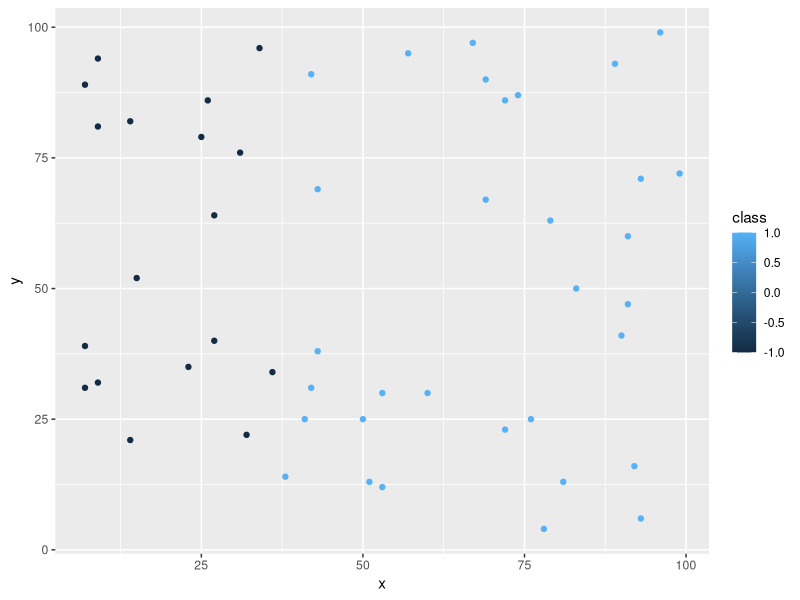
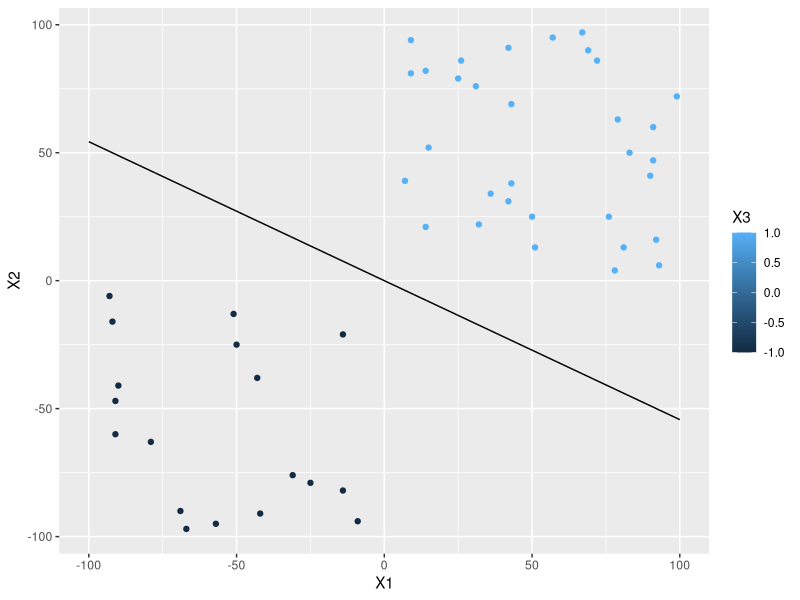

Source code (R) for these figures, in order: (Note: a time limit stopped this script after it produced the figures.)
library(tidyverse)
library(ggplot2)
library(lubridate)
library(readr)
library(stringr)
library(ggthemes)

set.seed(123)
pts <- tibble(x = sample(1:100, size=50, replace=TRUE), y = sample(1:100, size=50, replace=TRUE), class = 1)

for(i in 1:nrow(pts)) {
  if(pts[i,1] < 37.5) {pts[i,3] <- -1}
}

ggplot(pts,aes(x=x, y=y, color = class)) + geom_point()

X1 <- lapply(1:length(which(pts$class==1)), function(n) as.double(c(pts[n,1],pts[n,2],1)))
X2 <- lapply(1:length(which(pts$class==-1)), function(n) as.double(c(-pts[n,1],-pts[n,2],-1)))

X <- c(X1,X2)

testpts <- as.tibble(data.frame(do.call(rbind, X)))
ggplot(testpts,aes(x=X1, y=X2, color = X3)) + geom_point() + stat_function(fun=function(x) -.543*x) + xlim(-100,100)

normVec <- function(x) sqrt(sum(x^2))
qMin <- function(q,w,xt) {
  normVec(w*(1-q)+q*xt)
}

w <- sample(X,1)[[1]]
xt <- sample(X,1)[[1]]

checkSatisfied <- function(w) {
  for(vec in X) {
    if(checkZero((w %*% vec)[[1]]) < 0) {
      xt <<- vec
      return(TRUE)
      }
  }
  return(FALSE)
}

checkZero <- function(num) {return(ifelse(abs(num)<10^-5, 0, num))}

qvals <- vector(mode='numeric')
while(checkSatisfied(w)) {
  q <- optim(par=.5,fn=qMin,gr=NULL, w, xt,method='Brent',lower=0, upper=1)$par
  qvals <- c(qvals,q)
  w <- w*(1-q)+q*xt
}

w

wPlane <- function(x) {
  (w[1]*x + w[3])/(-w[2])
}

ggplot(pts,aes(x=x, y=y, color = class)) + geom_point() + stat_function(fun=wPlane) + xlim(0,100) + ylim(0,100)

sapply(X, function(n) w%*%n)
